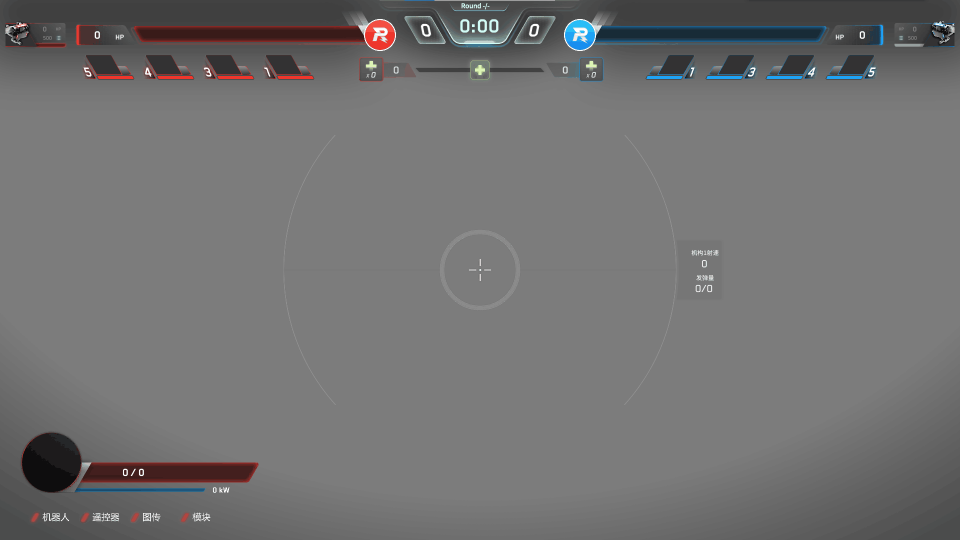
#> input picture img/cache_0.png, 1920 x 1080 px, found by its file name (shown at 1/2 size)
$ python painter.py
#> lines starting #> are read from the running program, lines starting #| are printed output that depends on the picture
### utils/operation_stack.py
import copy


class OperationStack():

    """操作堆栈，实现操作的恢复与撤销"""

    def __init__(self, image):

        self.__stack = [image]
        self.__front = 0

    def push(self, image):

        """将操作记录压入操作栈"""

        image = copy.deepcopy(image)

        if len(self.__stack) == self.__front + 1:
            self.__stack.append(image)
            self.__front += 1
        else:
            self.__front += 1
            self.__stack[self.__front] = image

    def rollback(self):

        """撤销操作"""

        if (self.__front >= 1):
            self.__front -= 1
        else:
            ...

    # [8 lines left out: function recover, not called in this run]


    def front(self):

        """访问栈顶操作"""

        return self.__stack[self.__front]

    def get_front(self):
        return self.__front

    def get_stack(self, i):
        return self.__stack[i]

### src/painter.py
import cv2
import os
import copy
from utils.operation_stack import OperationStack


class Painter:

    """
    绘画对象，实现直线、圆、椭圆、字符等的绘制
    """

    def __init__(self, init_path="img/cache_0.png"):

#> called with init_path = 'img/cache_0.png'
        self.__init_path = init_path
        self.__stack = OperationStack(cv2.imread(self.__init_path))
        self.__color_dic = {0: (0, 0, 255),
                            1: (0, 255, 255),
                            2: (0, 255, 0),
                            3: (0, 97, 255),
                            4: (255, 0, 255),
                            5: (203, 192, 255),
                            6: (255, 255, 0),
                            7: (0, 0, 0),
                            8: (255, 255, 255)}
        self.__screen_width = 1920
        self.__screen_high = 1080

        self.__update()

    def __update(self):

        """更新image属性"""

        self.image = self.__stack.front()
#> self.image is the input picture: shape (1080, 1920, 3); mean B, G, R 113.9, 113.6, 114

    def __convert_color(self, color):

        """
        将通信协议中的对应的颜色转为BGR色彩
        :param:color:   通信协议对应的0-8的颜色,0代表红色
        :return:bgr_color:  对应的bgr颜色
        """

        if type(color) is not int:
            color = int(color)

        return self.__color_dic[color]

    def __convert_coordinate(self, x, y):

        """
        将直角坐标系的坐标转换为OpenCV坐标系中的坐标
        :param:x:   直角坐标系下的x坐标
        :param:y:   直角坐标系下的y坐标
        :return:point:  OpenCV坐标系下的(x, y)坐标
        """

        cv_x = self.__screen_high - y;
        cv_y = x;
        point = (cv_y, cv_x)
        return point

    def __write_img(self, image):
        """
        将处理好的图片写入缓存
        :param:image    处理后的cvMat对象
        """

        self.__stack.push(image)
        self.__update()

    def draw_line(self, width, start_x, start_y, end_x, end_y, color):

        """
        在源图像中绘制直线
        :param:width:   线宽
        :param:start_x: 起点x坐标
        :param:start_y: 起点y坐标
        :param:end_x:   终点x坐标
        :param:end_y:   终点y坐标
        :param:color:   颜色
        """

        image = copy.deepcopy(self.image)

        color = self.__convert_color(color)
        start_point = self.__convert_coordinate(start_x, start_y)
        end_point = self.__convert_coordinate(end_x, end_y)

        image = cv2.line(image, start_point, end_point, color, width)

        self.__write_img(image)

    def draw_rectangle(self, width, start_x, start_y, end_x, end_y, color):

        """
        在源图像中绘制矩形
        :param:width:   线宽
        :param:start_x: 起点x坐标
        :param:start_y: 起点y坐标
        :param:end_x:   对角顶点x坐标
        :param:end_y:   对角顶点y坐标
        :param:color:   颜色
        """
#> called with width = 10, start_x = 200, start_y = 200, end_x = 300, end_y = 300, color = 0

        image = copy.deepcopy(self.image)

        color = self.__convert_color(color)
        start_point = self.__convert_coordinate(start_x, start_y)
        end_point = self.__convert_coordinate(end_x, end_y)

        image = cv2.rectangle(image, start_point, end_point, color, width)
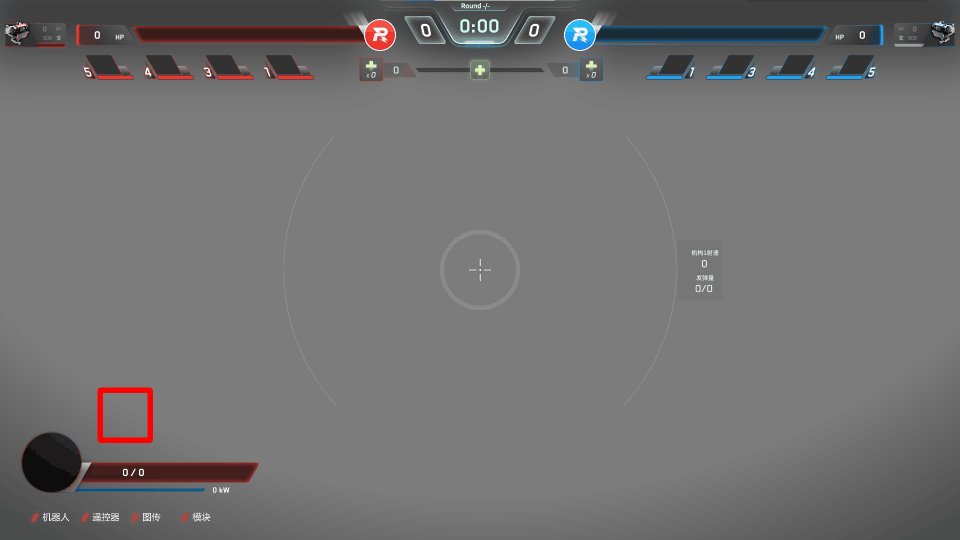
#> image: shape (1080, 1920, 3) (shown at 1/2 size); mean B, G, R 113.7, 113.3, 114.3

        self.__write_img(image)

    # [61 lines left out: functions draw_circle, draw_ellipse, draw_text, not called in this run]

    def rollback(self):

        """撤销操作"""

        self.__stack.rollback()
        self.__update()

    # [13 lines left out: functions recover, clear, not called in this run]

    def save(self):

        """保存当前图片"""

        cv2.imwrite("img/cache_1.png", self.image)

if __name__ == "__main__":

    painter = Painter()
    painter.draw_line(10, 10, 10, 100, 100, 1)
    painter.rollback()
    painter.draw_rectangle(10, 200, 200, 300, 300, 0)
    # painter.draw_circle(10, 500, 500, 2, 3)
    # painter.draw_ellipse(10, 700, 700, 200, 400, 5)
    painter.save()
